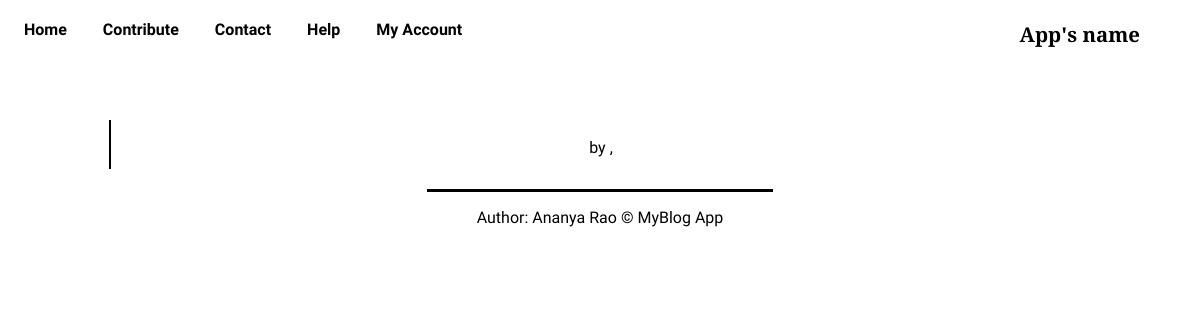
The app's page /read/what-really-happens-to-a-human-body-at-titanic-depths, older data.
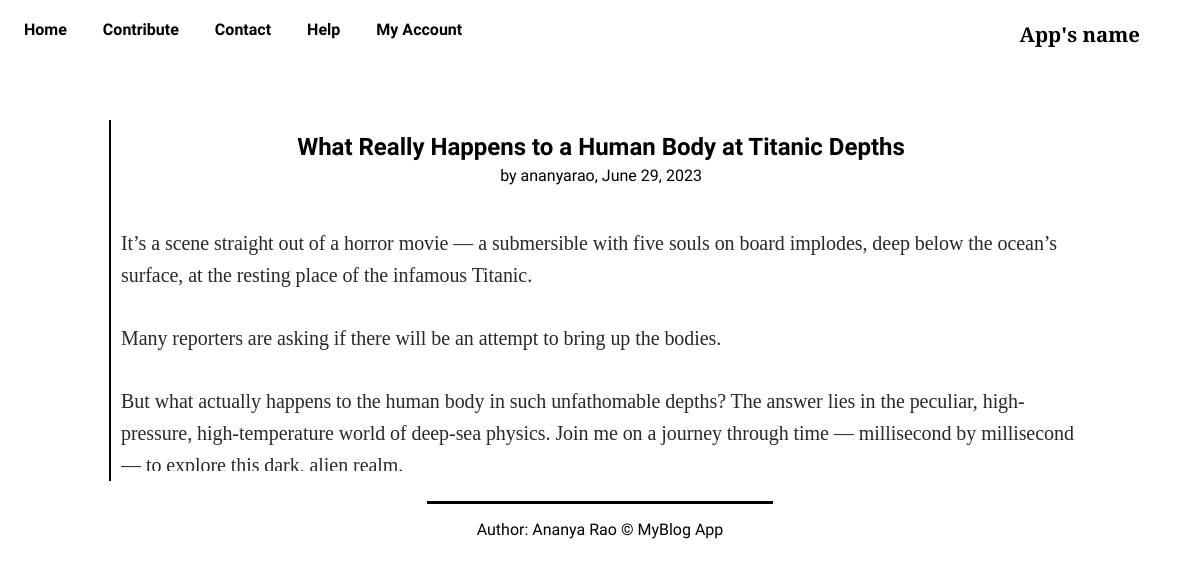
The same page, newer data.
### myapp/models.py (models this page shows, shortened)
class BlogModel(models.Model):
    user = models.ForeignKey(User, blank=True, null=True, on_delete=models.CASCADE)
    title = models.CharField(max_length=1000)
    content = FroalaField()
    pub_date = models.DateField()
    category = models.CharField(max_length=100)
    slug = models.SlugField(max_length=1000, null=True, blank=True)
    created_at = models.DateTimeField(auto_now_add=True)
    upload_to = models.DateTimeField(auto_now=True)

### myapp/views.py (the view)
# urls.py: path('read/<slug>', views.read, name="read"),
def read(request, slug):
    blog = BlogModel.objects.filter(slug = slug).first()
    context = {
        'blog' : blog
    }
    return render(request, 'read.html', context)

### templates/read.html (shortened to what this page needs)
{% extends 'base.html' %}
{% block body %}
 <div class="read-article-body">
    <div class="read-article">
        <div class="title"><h2 style="margin:3px 0;">{{blog.title}}</h2></div>
        <div class="author-date"><p style="margin:2px 0;"> by {{blog.user.username}}, {{blog.pub_date}}</p></div>
        <div class="the-article">
            {{blog.content|safe}}
        </div>
    </div>
 </div>
{% endblock body %}

Row changes from the older to the newer data that the page shows:
added BlogModel: title "What Really Happens to a Human Body at Titanic Depths", user.username "ananyarao", pub_date "June 29, 2023", content "It’s a scene straight out of a horror movie — a submersible with five souls on board implodes, deep below the ocean’s surface, at the resting place of the infamous Titanic. Many reporters are asking if there will be an attempt to bring up the bodies. But what actually happens to the human body in such unfathomable depths? The answer lies in the peculiar, high-pressure, high-temperature world of deep-sea physics. Join me on a journey through time — millisecond by millisecond — to explore this dark, alien realm."
